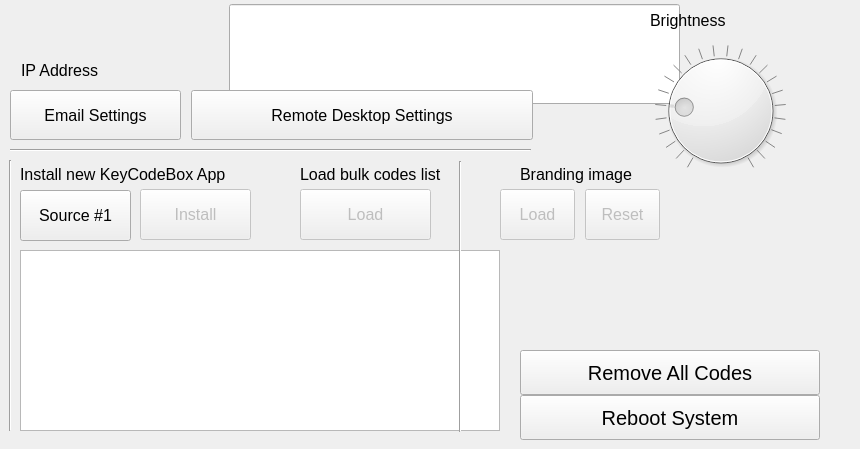
   <widget class="QWidget" name="tabUtilities">
    <attribute name="title">
     <string>Utilities</string>
    </attribute>
    <widget class="QLineEdit" name="edInfo">
     <property name="geometry">
      <rect>
       <x>229</x>
       <y>4</y>
       <width>451</width>
       <height>100</height>
      </rect>
     </property>
     <property name="font">
      <font>
       <pointsize>12</pointsize>
      </font>
     </property>
     <property name="focusPolicy">
      <enum>Qt::NoFocus</enum>
     </property>
     <property name="acceptDrops">
      <bool>false</bool>
     </property>
     <property name="readOnly">
      <bool>true</bool>
     </property>
     <property name="visible">
       <bool>false</bool>
     </property>
    </widget>
    <widget class="QDial" name="dialBright">
     <property name="geometry">
      <rect>
       <x>650</x>
       <y>45</y>
       <width>141</width>
       <height>131</height>
      </rect>
     </property>
     <property name="minimum">
      <number>25</number>
     </property>
     <property name="maximum">
      <number>255</number>
     </property>
     <property name="value">
      <number>75</number>
     </property>
     <property name="notchTarget">
      <double>10.000000000000000</double>
     </property>
     <property name="notchesVisible">
      <bool>true</bool>
     </property>
    </widget>
    <widget class="QPushButton" name="btnSetupSMTP">
     <property name="geometry">
      <rect>
       <x>10</x>
       <y>90</y>
       <width>171</width>
       <height>50</height>
      </rect>
     </property>
     <property name="font">
      <font>
       <family>Cantarell</family>
       <pointsize>12</pointsize>
      </font>
     </property>
     <property name="text">
      <string>Email Settings</string>
     </property>
    </widget>
    <widget class="QPushButton" name="btnSetupVNC">
     <property name="geometry">
      <rect>
       <x>191</x>
       <y>90</y>
       <width>342</width>
       <height>50</height>
      </rect>
     </property>
     <property name="font">
      <font>
       <family>Cantarell</family>
       <pointsize>12</pointsize>
      </font>
     </property>
     <property name="text">
      <string>Remote Desktop Settings</string>
     </property>
    </widget>
    <widget class="QLabel" name="label">
     <property name="geometry">
      <rect>
       <x>650</x>
       <y>0</y>
       <width>91</width>
       <height>41</height>
      </rect>
     </property>
     <property name="font">
      <font>
       <pointsize>12</pointsize>
      </font>
     </property>
     <property name="text">
      <string>Brightness</string>
     </property>
    </widget>
    <widget class="QLabel" name="label1">
     <property name="geometry">
      <rect>
       <x>21</x>
       <y>56</y>
       <width>201</width>
       <height>28</height>
      </rect>
     </property>
     <property name="font">
      <font>
       <family>Cantarell</family>
       <pointsize>12</pointsize>
      </font>
     </property>
     <property name="text">
      <string>IP Address</string>
     </property>
    </widget>
    <widget class="QLabel" name="lblIPAddress">
     <property name="geometry">
      <rect>
       <x>230</x>
       <y>56</y>
       <width>311</width>
       <height>28</height>
      </rect>
     </property>
     <property name="font">
      <font>
       <family>Cantarell</family>
       <pointsize>12</pointsize>
      </font>
     </property>
     <property name="text">
      <string/>
     </property>
    </widget>
    <widget class="QPushButton" name="btnCopyToggleSource">
     <property name="geometry">
      <rect>
       <x>20</x>
       <y>190</y>
       <width>111</width>
       <height>51</height>
      </rect>
     </property>
     <property name="font">
      <font>
       <pointsize>12</pointsize>
      </font>
     </property>
     <property name="text">
      <string>Source #1</string>
     </property>
     <property name="checkable">
      <bool>true</bool>
     </property>
     <property name="checked">
      <bool>false</bool>
     </property>
    </widget>
    <widget class="QTreeView" name="treeViewCopy">
     <property name="geometry">
      <rect>
       <x>20</x>
       <y>250</y>
       <width>480</width>
       <height>181</height>
      </rect>
     </property>
     <attribute name="headerCascadingSectionResizes">
      <bool>true</bool>
     </attribute>
     <attribute name="headerDefaultSectionSize">
      <number>200</number>
     </attribute>
    </widget>
    <widget class="QPushButton" name="btnCopyFile">
     <property name="enabled">
      <bool>false</bool>
     </property>
     <property name="geometry">
      <rect>
       <x>140</x>
       <y>189</y>
       <width>111</width>
       <height>51</height>
      </rect>
     </property>
     <property name="font">
      <font>
       <pointsize>12</pointsize>
      </font>
     </property>
     <property name="text">
      <string>Install</string>
     </property>
     <property name="checkable">
      <bool>false</bool>
     </property>
     <property name="checked">
      <bool>false</bool>
     </property>
    </widget>
    <widget class="QPushButton" name="btnCopyFileLoadCodes">
     <property name="enabled">
      <bool>false</bool>
     </property>
     <property name="geometry">
      <rect>
       <x>300</x>
       <y>189</y>
       <width>131</width>
       <height>51</height>
      </rect>
     </property>
     <property name="font">
      <font>
       <pointsize>12</pointsize>
      </font>
     </property>
     <property name="text">
      <string>Load</string>
     </property>
     <property name="checkable">
      <bool>false</bool>
     </property>
     <property name="checked">
      <bool>false</bool>
     </property>
    </widget>
    
    <widget class="QLabel" name="label1_3">
     <property name="geometry">
      <rect>
       <x>520</x>
       <y>160</y>
       <width>331</width>
       <height>28</height>
      </rect>
     </property>
     <property name="font">
      <font>
       <family>Cantarell</family>
       <pointsize>12</pointsize>
      </font>
     </property>
     <property name="text">
      <string>Branding image</string>
     </property>
    </widget>
  
   <widget class="QPushButton" name="btnCopyFileBrandingImage">
     <property name="enabled">
      <bool>false</bool>
     </property>
     <property name="geometry">
      <rect>
       <x>500</x>
       <y>189</y>
       <width>75</width>
       <height>51</height>
      </rect>
     </property>
     <property name="font">
      <font>
       <pointsize>12</pointsize>
      </font>
     </property>
     <property name="text">
      <string>Load</string>
     </property>
     <property name="checkable">
      <bool>false</bool>
     </property>
     <property name="checked">
      <bool>false</bool>
     </property>
    </widget>
   <widget class="QPushButton" name="btnCopyFileBrandingImageReset">
     <property name="enabled">
      <bool>false</bool>
     </property>
     <property name="geometry">
      <rect>
       <x>585</x>
       <y>189</y>
       <width>75</width>
       <height>51</height>
      </rect>
     </property>
     <property name="font">
      <font>
       <pointsize>12</pointsize>
      </font>
     </property>
     <property name="text">
      <string>Reset</string>
     </property>
     <property name="checkable">
      <bool>false</bool>
     </property>
     <property name="checked">
      <bool>false</bool>
     </property>
    </widget>
    <widget class="QPushButton" name="btnPurgeCodes">
     <property name="geometry">
      <rect>
       <x>520</x>
       <y>350</y>
       <width>300</width>
       <height>45</height>
      </rect>
     </property>
     <property name="font">
      <font>
       <pointsize>15</pointsize>
      </font>
     </property>
     <property name="text">
      <string>Remove All Codes</string>
     </property>
    </widget>
    <widget class="QPushButton" name="btnRebootSystem">
     <property name="geometry">
      <rect>
       <x>520</x>
       <y>395</y>
       <width>300</width>
       <height>45</height>
      </rect>
     </property>
     <property name="font">
      <font>
       <pointsize>15</pointsize>
      </font>
     </property>
     <property name="text">
      <string>Reboot System</string>
     </property>
    </widget>
    <widget class="Line" name="line_4">
     <property name="geometry">
      <rect>
       <x>10</x>
       <y>140</y>
       <width>521</width>
       <height>20</height>
      </rect>
     </property>
     <property name="orientation">
      <enum>Qt::Horizontal</enum>
     </property>
    </widget>
    <widget class="Line" name="line_5">
     <property name="geometry">
      <rect>
       <x>0</x>
       <y>160</y>
       <width>20</width>
       <height>271</height>
      </rect>
     </property>
     <property name="orientation">
      <enum>Qt::Vertical</enum>
     </property>
     <property name="visible">
       <bool>true</bool>
     </property>
    </widget>
    
    <widget class="Line" name="line_6">
     <property name="geometry">
      <rect>
       <x>450</x>
       <y>161</y>
       <width>20</width>
       <height>271</height>
      </rect>
     </property>
     <property name="orientation">
      <enum>Qt::Vertical</enum>
     </property>
     <property name="visible">
       <bool>
	 false
       </bool>
     </property>
    </widget>
    
    <widget class="QLabel" name="label1_2">
     <property name="geometry">
      <rect>
       <x>20</x>
       <y>160</y>
       <width>331</width>
       <height>28</height>
      </rect>
     </property>
     <property name="font">
      <font>
       <family>Cantarell</family>
       <pointsize>12</pointsize>
      </font>
     </property>
     <property name="text">
      <string>Install new KeyCodeBox App</string>
     </property>
    </widget>
    
    <widget class="QLabel" name="label1_2">
     <property name="geometry">
      <rect>
       <x>300</x>
       <y>160</y>
       <width>300</width>
       <height>28</height>
      </rect>
     </property>
     <property name="font">
      <font>
       <family>Cantarell</family>
       <pointsize>12</pointsize>
      </font>
     </property>
     <property name="text">
      <string>Load bulk codes list</string>
     </property>
    </widget>
  </widget>
